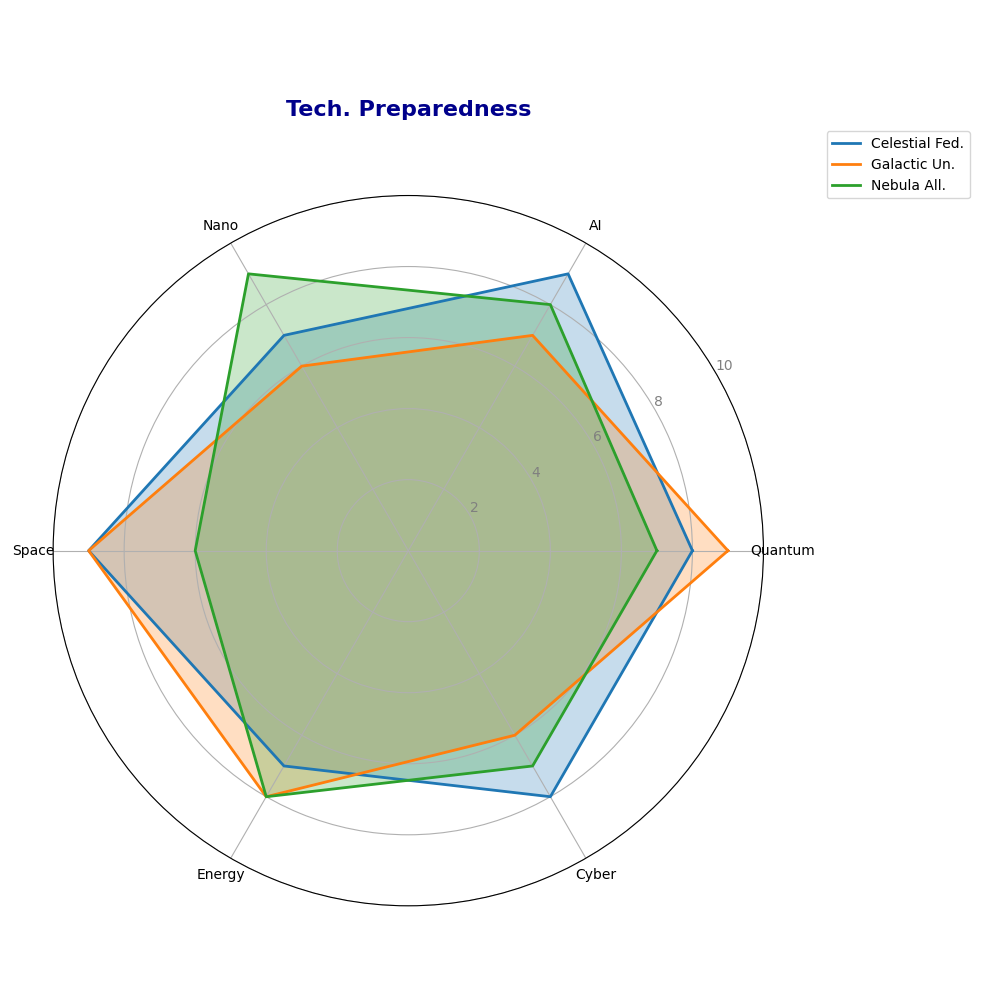

Reproduce this figure in Python.
import numpy as np
import matplotlib.pyplot as plt
from math import pi

domains = ['Quantum', 'AI', 'Nano', 'Space', 'Energy', 'Cyber']

civilization_1 = [8, 9, 7, 9, 7, 8]
civilization_2 = [9, 7, 6, 9, 8, 6]
civilization_3 = [7, 8, 9, 6, 8, 7]

data = np.vstack([civilization_1, civilization_2, civilization_3])

civilizations = ['Celestial Fed.', 'Galactic Un.', 'Nebula All.']

num_domains = len(domains)
angles = np.linspace(0, 2 * np.pi, num_domains, endpoint=False).tolist()

def create_radar_chart(ax, data, categories, labels, colors):
    angles_with_closure = angles + angles[:1]
    for i, group in enumerate(data):
        values = np.append(group, group[0])
        ax.plot(angles_with_closure, values, linewidth=2, linestyle='solid', label=labels[i], color=colors[i])
        ax.fill(angles_with_closure, values, alpha=0.25, color=colors[i])
    
    plt.xticks(angles, categories, size=10)
    ax.set_rlabel_position(30)
    plt.yticks([2, 4, 6, 8, 10], ["2", "4", "6", "8", "10"], color="grey", size=10)
    plt.ylim(0, 10)

def main():
    fig, ax = plt.subplots(figsize=(10, 10), subplot_kw=dict(polar=True))
    
    colors = ['#1f77b4', '#ff7f0e', '#2ca02c']
    
    create_radar_chart(ax, data, domains, civilizations, colors)
    
    plt.title("Tech. Preparedness", size=16, color='darkblue', y=1.1, fontweight='bold')
    plt.legend(loc='upper right', bbox_to_anchor=(1.3, 1.1))

    plt.tight_layout()
    plt.show()

main()
